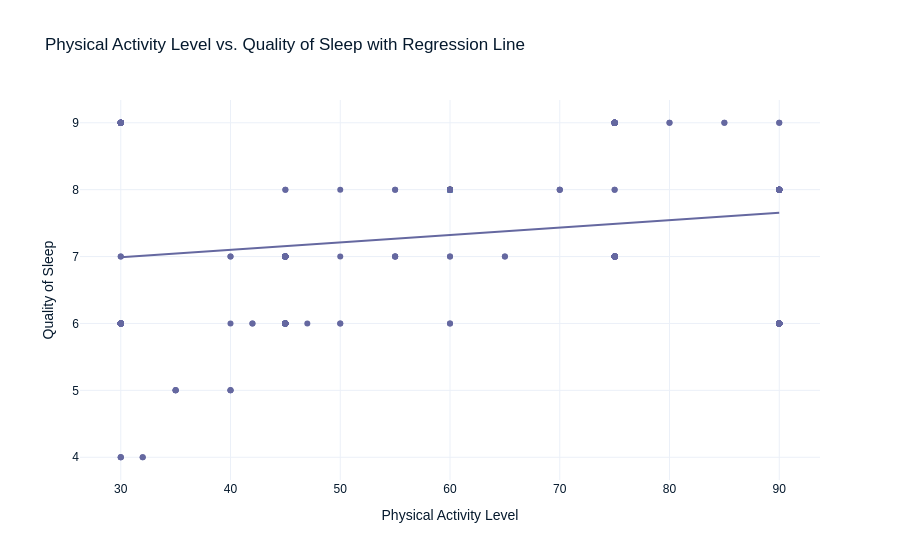

Notebook code for this chart:
### Code cell
fig = px.scatter(
    sleep_data,
    x='Physical Activity Level',
    y='Quality of Sleep',
    trendline='ols',
    labels={
        'Physical Activity Level': 'Physical Activity Level',
        'Quality of Sleep': 'Quality of Sleep'
    },
    title="Physical Activity Level vs. Quality of Sleep with Regression Line"
)
fig.show()

### Figure 1 — Plotly figure (JSON) as saved in the notebook; plotly's stock layout.template omitted (floating-point values rounded to 4 significant figures; data arrays with more than 128 entries replaced by an {"elided": "..."} marker saying what was removed)
{"data": [{"hovertemplate": "Physical Activity Level=%{x}<br>Quality of Sleep=%{y}<extra></extra>", "legendgroup": "", "marker": {"color": "#6568a0", "symbol": "circle"}, "mode": "markers", "name": "", "orientation": "v", "showlegend": false, "x": {"elided": "374 int values"}, "xaxis": "x", "y": {"elided": "374 int values"}, "yaxis": "y", "type": "scatter"}, {"hovertemplate": "<b>OLS trendline</b><br>Quality of Sleep = 0.011084 * Physical Activity Level + 6.65698<br>R<sup>2</sup>=0.037209<br><br>Physical Activity Level=%{x}<br>Quality of Sleep=%{y} <b>(trend)</b><extra></extra>", "legendgroup": "", "marker": {"color": "#6568a0", "symbol": "circle"}, "mode": "lines", "name": "", "showlegend": false, "x": {"elided": "374 int values"}, "xaxis": "x", "y": {"elided": "374 float values"}, "yaxis": "y", "type": "scatter"}], "layout": {"xaxis": {"anchor": "y", "domain": [0, 1], "title": {"text": "Physical Activity Level"}}, "yaxis": {"anchor": "x", "domain": [0, 1], "title": {"text": "Quality of Sleep"}}, "legend": {"tracegroupgap": 0}, "title": {"text": "Physical Activity Level vs. Quality of Sleep with Regression Line"}}}
